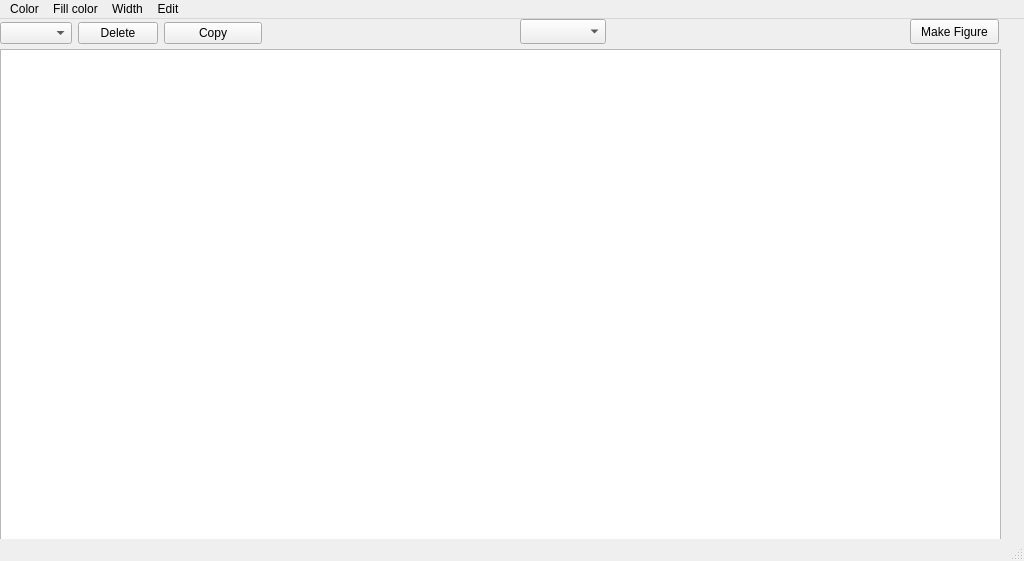
<?xml version="1.0" encoding="UTF-8"?>
<ui version="4.0">
 <class>MainWindow</class>
 <widget class="QMainWindow" name="MainWindow">
  <property name="geometry">
   <rect>
    <x>0</x>
    <y>0</y>
    <width>1024</width>
    <height>561</height>
   </rect>
  </property>
  <property name="windowTitle">
   <string>MainWindow</string>
  </property>
  <widget class="QWidget" name="centralwidget">
   <widget class="QGraphicsView" name="graphicsView">
    <property name="geometry">
     <rect>
      <x>0</x>
      <y>30</y>
      <width>1001</width>
      <height>561</height>
     </rect>
    </property>
    <property name="mouseTracking">
     <bool>true</bool>
    </property>
   </widget>
   <widget class="QWidget" name="layoutWidget">
    <property name="geometry">
     <rect>
      <x>0</x>
      <y>0</y>
      <width>262</width>
      <height>29</height>
     </rect>
    </property>
    <layout class="QHBoxLayout" name="horizontalLayout_2">
     <item>
      <layout class="QHBoxLayout" name="horizontalLayout">
       <item>
        <widget class="QComboBox" name="comboBox"/>
       </item>
       <item>
        <widget class="QPushButton" name="pushButton">
         <property name="text">
          <string>Delete</string>
         </property>
        </widget>
       </item>
      </layout>
     </item>
     <item>
      <widget class="QPushButton" name="pushButton_2">
       <property name="text">
        <string>Copy</string>
       </property>
      </widget>
     </item>
    </layout>
   </widget>
   <widget class="QPushButton" name="make_figure_button">
    <property name="geometry">
     <rect>
      <x>910</x>
      <y>0</y>
      <width>89</width>
      <height>25</height>
     </rect>
    </property>
    <property name="text">
     <string>Make Figure</string>
    </property>
   </widget>
   <widget class="QComboBox" name="figure_types_list">
    <property name="geometry">
     <rect>
      <x>520</x>
      <y>0</y>
      <width>86</width>
      <height>25</height>
     </rect>
    </property>
   </widget>
  </widget>
  <widget class="QMenuBar" name="menubar">
   <property name="geometry">
    <rect>
     <x>0</x>
     <y>0</y>
     <width>1024</width>
     <height>22</height>
    </rect>
   </property>
   <widget class="QMenu" name="menuColor">
    <property name="title">
     <string>Color</string>
    </property>
    <addaction name="actionRed"/>
    <addaction name="actionGreen"/>
    <addaction name="actionBlue"/>
   </widget>
   <widget class="QMenu" name="menuWidth">
    <property name="title">
     <string>Width</string>
    </property>
    <addaction name="action3"/>
    <addaction name="action6"/>
    <addaction name="action9"/>
    <addaction name="action12"/>
   </widget>
   <widget class="QMenu" name="menuFill_color">
    <property name="title">
     <string>Fill color</string>
    </property>
    <addaction name="actionRed_2"/>
    <addaction name="actionGreen_2"/>
    <addaction name="actionBlue_2"/>
   </widget>
   <widget class="QMenu" name="menuEdit">
    <property name="title">
     <string>Edit</string>
    </property>
    <addaction name="actionUndo"/>
    <addaction name="actionRedo"/>
   </widget>
   <addaction name="menuColor"/>
   <addaction name="menuFill_color"/>
   <addaction name="menuWidth"/>
   <addaction name="menuEdit"/>
  </widget>
  <widget class="QStatusBar" name="statusbar"/>
  <action name="actionRed">
   <property name="text">
    <string>Red</string>
   </property>
  </action>
  <action name="actionGreen">
   <property name="text">
    <string>Green</string>
   </property>
  </action>
  <action name="actionBlue">
   <property name="text">
    <string>Blue</string>
   </property>
  </action>
  <action name="action3">
   <property name="text">
    <string>3</string>
   </property>
  </action>
  <action name="action6">
   <property name="text">
    <string>6</string>
   </property>
  </action>
  <action name="action9">
   <property name="text">
    <string>9</string>
   </property>
  </action>
  <action name="action12">
   <property name="text">
    <string>12</string>
   </property>
  </action>
  <action name="actionRed_2">
   <property name="text">
    <string>Red</string>
   </property>
  </action>
  <action name="actionGreen_2">
   <property name="text">
    <string>Green</string>
   </property>
  </action>
  <action name="actionBlue_2">
   <property name="text">
    <string>Blue</string>
   </property>
  </action>
  <action name="actionLine">
   <property name="text">
    <string>Line</string>
   </property>
  </action>
  <action name="actionRectangle">
   <property name="text">
    <string>Rectangle</string>
   </property>
  </action>
  <action name="actionEllipse">
   <property name="text">
    <string>Ellipse</string>
   </property>
  </action>
  <action name="actionPolygon">
   <property name="text">
    <string>Polygon</string>
   </property>
  </action>
  <action name="actionPolyline">
   <property name="text">
    <string>Polyline</string>
   </property>
  </action>
  <action name="actionUndo">
   <property name="text">
    <string>Undo</string>
   </property>
  </action>
  <action name="actionRedo">
   <property name="text">
    <string>Redo</string>
   </property>
  </action>
 </widget>
 <resources/>
 <connections/>
</ui>
